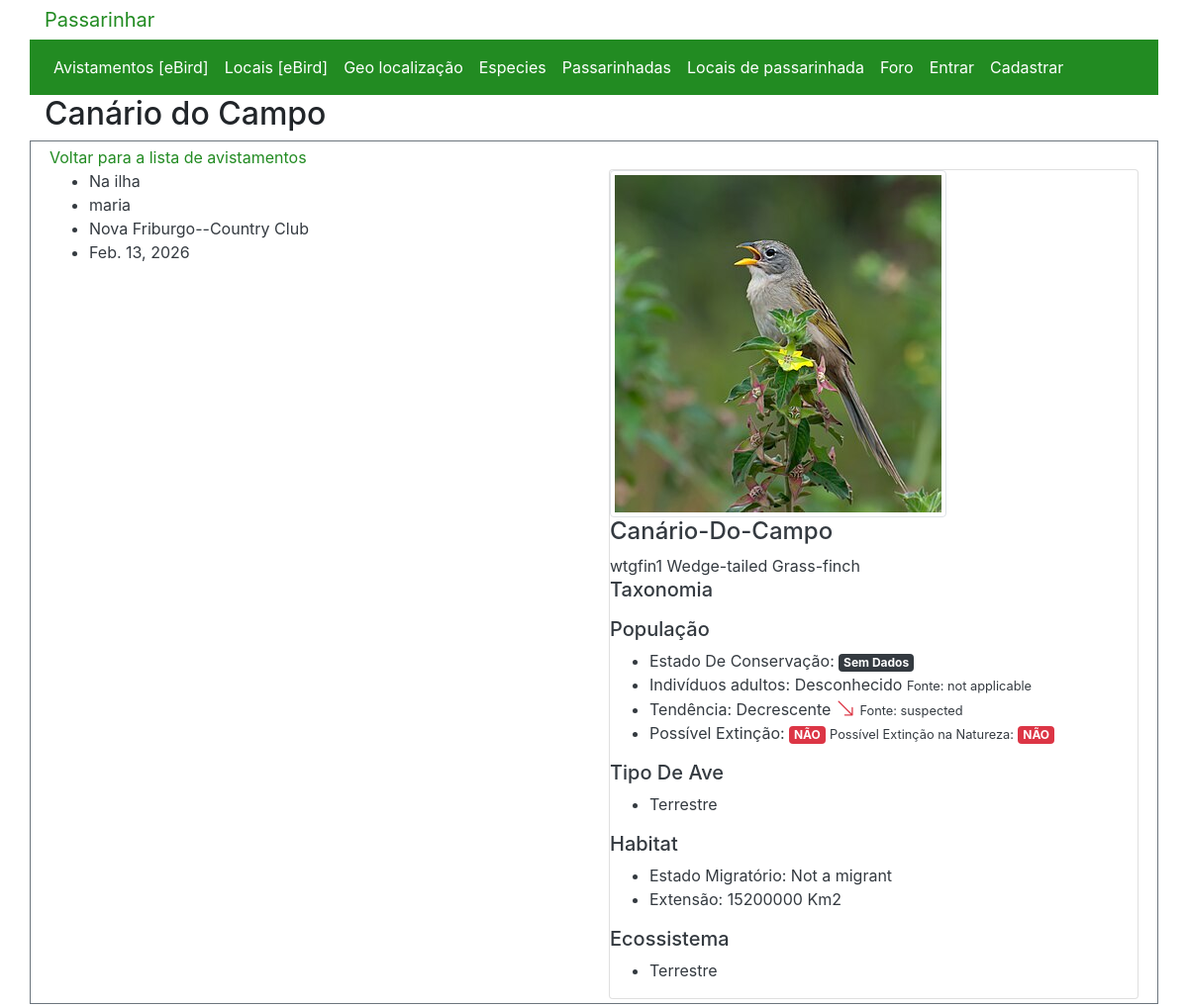
/sighting/1, run on the app's committed database.
### passarinhar/models.py (models this page shows, shortened)
class Sighting(models.Model):
    birder = models.ForeignKey(WUser, on_delete=models.CASCADE, related_name="owner")
    common_name = models.CharField(max_length=64)
    description = models.TextField(blank=True)
    url_img = models.URLField(blank=True)
    spice = models.ForeignKey(Spice, on_delete=models.CASCADE, blank=True,  null=True, related_name="sighting_spice")
    place = models.ForeignKey(Place, on_delete=models.CASCADE, blank=True,  null=True, related_name="sighting_place")
    date_created = models.DateField(auto_now_add=True)

class WUser(AbstractUser):
    favouritesList = models.ManyToManyField(Place, blank=True, related_name="userFavourite")

class Place(models.Model):
    place = models.CharField(max_length=100)
    lat = models.DecimalField(max_digits=10, decimal_places=7, default=0)
    lon = models.DecimalField(max_digits=10, decimal_places=7, default=0)
    subnational2Code = models.CharField(max_length=10, blank=True)
    locId = models.CharField(max_length=20, blank=True)
    latestObsDt = models.CharField(max_length=20, blank=True)
    numSpeciesAllTime = models.IntegerField(default=0)
    country= models.CharField(max_length=2, blank=True)
    region = models.CharField(max_length=100, blank=True)
    def __str__(self) -> str:
        return f"{self.place}"

class Spice(models.Model):
    name = models.CharField(max_length=64, unique=True)
    spice_code = models.CharField(max_length=20, null=True, blank=True)
    scientific_name = models.CharField(max_length=64, null=True, blank=True)
    DTScientific_name = models.ForeignKey(DataZoneSpecie, on_delete=models.CASCADE,null=True, blank=True, related_name="spice")
    description = models.TextField(blank=True)
    url_spice_img  = models.URLField(blank=True)
    image = ImageField(upload_to='spice_images/', pregenerated_sizes=["small", "medium"], null=True)

class DataZoneSpecie(models.Model):
    SIS_ID  = models.CharField(max_length=20, blank=True)
    Sequence = models.CharField(max_length=20, blank=True)
    Family = models.CharField(max_length=20, blank=True)
    Scientific_name = models.CharField(max_length=20, blank=True)
    Common_name = models.CharField(max_length=20, blank=True)
    RL_Category = models.CharField(max_length=20, blank=True)
    PE = models.CharField(max_length=20, blank=True)
    PEW = models.CharField(max_length=20, blank=True)
    Seabird = models.CharField(max_length=20, blank=True)
    Waterbird = models.CharField(max_length=20, blank=True)
    Landbird = models.CharField(max_length=20, blank=True)
    Migratory_status = models.CharField(max_length=20, blank=True)
    Ecosystem_Terrestrial = models.CharField(max_length=20, blank=True)
    Ecosystem_Freshwater = models.CharField(max_length=20, blank=True)
    Ecosystem_Marine = models.CharField(max_length=20, blank=True)
    RL_AOO = models.CharField(max_length=20, blank=True)
    Criteria_met_at_highest_level = models.CharField(max_length=20, blank=True)
    RL_EOO = models.CharField(max_length=20, blank=True)
    Population_size = models.CharField(max_length=20, blank=True)
    Population_size_derivation = models.CharField(max_length=20, blank=True)
    Current_population_trend = models.CharField(max_length=20, blank=True)
    Current_population_trend_derivation = models.CharField(max_length=20, blank=True)

### passarinhar/views.py (the view)
# urls.py: path("sighting/<int:sighting_id>", views.sighting, name="sighting"),
def sighting(request, sighting_id):
    try:
        currentSighting = Sighting.objects.get(id=sighting_id)
        form = SightingForm(initial={"birdier_name":currentSighting.birder, "name":currentSighting.common_name, "spice":currentSighting.spice, "place":currentSighting.place, "date_created":currentSighting.date_created, "description":currentSighting.description})
        place = [currentSighting.place]
        home_map = show_on_map(place[0].lat, place[0].lon, "favourite", place)
        map_html = home_map._repr_html_()
    except Sighting.DoesNotExist:
        raise Http404("Sighting not found.")
    return render(request, "passarinhar/sighting.html", {
        'form': form,
        "home_map": map_html,
        "title":f"{currentSighting.common_name}",
        "sighting": currentSighting,
    })

### passarinhar/templates/passarinhar/sighting.html (shortened to what this page needs)
{% extends "passarinhar/layout.html" %}
{% load static %}
{% load l10n %}
{% block body %}
<h2>{{ title }}</h2>
<div class="p-1 my-1 row bg-white text-dark border border-secondary">
    <div class="col-12">
        <a href="{% url 'passarinhar:allsightings' %}">Voltar para a lista de avistamentos</a>
    </div>
    <div class="col-6">
        {% if user.is_authenticated and user == sighting.birder %}
        <form action="{% url 'passarinhar:edit_sighting' sighting.id %}" method="post">
            {% csrf_token %}
            {{ form.as_p }}
            <input class="btn btn-primary" type="submit" value="Salvar">
            <a class="btn btn-secondary" href="{% url 'passarinhar:sighting' sighting.id %}">Cancelar</a>
            <a class="btn btn-danger" href="{% url 'passarinhar:delete_sighting' sighting.id %}">Deletar</a>
        </form>
        {% else %}
        <ul>
            <li>
                {{ sighting.description|linebreaksbr }}
            </li>
            <li>
                {{ sighting.birder }}
            </li>
            <li>
                {{ sighting.place }}
            </li>
            <li>
                {{ sighting.date_created }}
            </li>
        </ul>
        {% endif %}
    </div>
    <span class="spice col-6" id='{{sighting.spice.id}}'>
        {% include 'passarinhar/components/spice_card.html' with spice=sighting.spice %}
    </span>
</div>
{% endblock %}

### passarinhar/templates/passarinhar/components/spice_card.html (shortened to what this page needs)
<div id="spice-card{{spice.id}}" class="card">
    <div>
        <img src="{{spice.image.url}}" alt="{{spice.name}}" title="{{spice.name}}" class="img-responsive img-thumbnail">
    </div>
    <div>
        <h4 class="text-capitalize">{{ spice.name }}</h4>
        <span id="spice-code{{spice.id}}">{{spice.spice_code}}</span>
        <span> {{spice.DTScientific_name.Common_name}}</span>
        <h5 class="text-capitalize">Taxonomia</h5>
        <h5 class="text-capitalize">População</h5>
        <ul title="População">
            <li class="text-capitalize">Estado de conservação: <span id='spice-rl{{spice.id}}'
                    class="badge">{{spice.DTScientific_name.RL_Category}}</span></li>
            <li>Indivíduos adultos:
                {% if spice.DTScientific_name.Population_size == "Unknown" %}
                Desconhecido
                {% else %}
                {{ spice.DTScientific_name.Population_size}}
                {% endif %}
                <small>Fonte: {{ spice.DTScientific_name.Population_size_derivation}}</small>
            </li>
            <li>Tendência:
                {%if spice.DTScientific_name.Current_population_trend == "Increasing"%}
                Crescente
                <i class="bi bi-arrow-up-right text-success h5"></i>
                {%elif spice.DTScientific_name.Current_population_trend == "Decreasing"%}
                Decrescente
                <i class="bi bi-arrow-down-right text-danger h5"></i>
                {%else%}
                Estável
                <i class="bi bi-arrow-right text-warning h5"></i>
                {%endif%}
                <small>Fonte: {{spice.DTScientific_name.Current_population_trend_derivation}}</small>
            </li>
            <li>Possível Extinção:
                <span id='spice-pe{{spice.id}}' class="yes-no badge">{{spice.DTScientific_name.PE}}</span>
                <small>Possível Extinção na Natureza:</small>
                <span id='spice-pew{{spice.id}}' class="yes-no badge">{{spice.DTScientific_name.PEW}}</span>
            </li>
        </ul>
        <h5 class="text-capitalize">Tipo de ave</h5>
        <ul>
            {% if spice.DTScientific_name.Landbird == "TRUE" %}
            <li>Terrestre</li>
            {% endif %}
        </ul>
        <h5 class="text-capitalize">Habitat</h5>
        <ul>
            <li>Estado Migratório: {{ spice.DTScientific_name.Migratory_status}}</li>
            <li>Extensão: {{ spice.DTScientific_name.RL_EOO}} Km2</li>
        </ul>
        <h5 class="text-capitalize">Ecossistema</h5>
        <ul>
            {% if spice.DTScientific_name.Ecosystem_Terrestrial == "TRUE" %}
            <li>Terrestre</li>
            {% endif %}
        </ul>
    </div>
</div>

### passarinhar/static/passarinhar/styles.css (style rules this page uses)
a { color: forestgreen; }

### data on the page
Sighting: common_name "Canário do Campo", description "Na ilha", birder "maria", place "Nova Friburgo--Country Club", date_created "Feb. 13, 2026"
Spice: image (picture), name "Canário-Do-Campo", spice_code "wtgfin1", DTScientific_name.Common_name "Wedge-tailed Grass-finch", DTScientific_name.Population_size_derivation "not applicable", DTScientific_name.Current_population_trend_derivation "suspected", DTScientific_name.Migratory_status "Not a migrant", DTScientific_name.RL_EOO "15200000"
